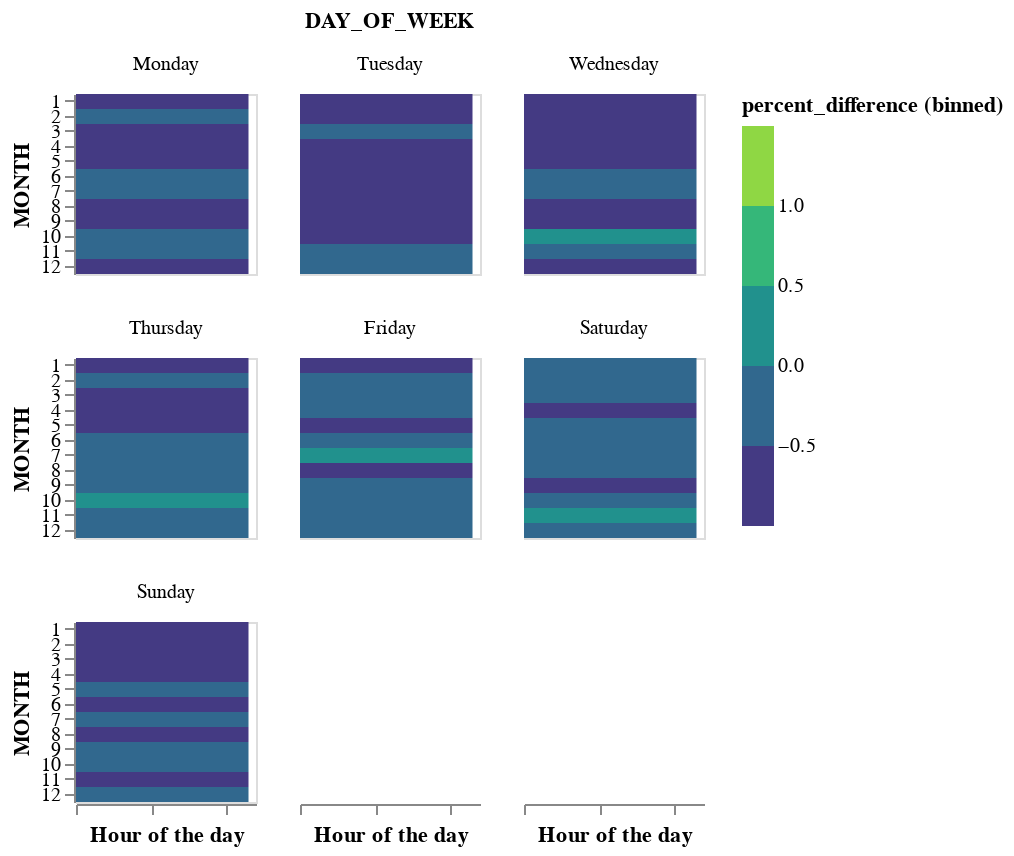

The code cell stored with this chart in its notebook:
### Markdown cell above
### Crime statistics
The second database compiles crime reports from 2015 to the present. Here, the variable of interest was the average number of assaults as segmented by hour of the day, day of the week and month of the year. SQL was again used to compile summary statistics via the sqlcsv command, which were then graphed on a heatmap produced with Altair.

### Code cell
!sql2csv --db postgresql:///desmondmolloy  /Users/desmondmolloy/Desktop/Repositories/SQL_with_Python/crime_percent_difference.sql > crime_percent_difference.csv
import pandas as pd
import altair as alt
df=pd.read_csv('crime_percent_difference.csv')
base = alt.Chart(df).encode(
        alt.X('HOUR:Q', title='Hour of the day',scale=alt.Scale(paddingInner=0),axis=alt.Axis(labels=False)),
        alt.Y('MONTH:N'),
        facet=alt.Facet('DAY_OF_WEEK:N', columns=3,sort=["Monday", "Tuesday", "Wednesday", "Thursday","Friday", "Saturday", "Sunday"]),
    )
heatmap = base.mark_rect().encode(
        color=alt.Color('percent_difference:Q',
            scale=alt.Scale(scheme='viridis'),
                        bin=alt.Bin(maxbins=10))
        ).properties(width=90,height=90)
heatmap

### Figure 1 — Vega-Lite specification as saved in the notebook (floating-point values rounded to 4 significant figures; data arrays with more than 128 entries replaced by an {"elided": "..."} marker saying what was removed)
{"config": {"view": {"continuousWidth": 400, "continuousHeight": 300}}, "data": {"name": "data-3cdf981764401ebc010e734ae3ce844e"}, "mark": "rect", "encoding": {"color": {"type": "quantitative", "bin": {"maxbins": 10}, "field": "percent_difference", "scale": {"scheme": "viridis"}}, "facet": {"type": "nominal", "columns": 3, "field": "DAY_OF_WEEK", "sort": ["Monday", "Tuesday", "Wednesday", "Thursday", "Friday", "Saturday", "Sunday"]}, "x": {"type": "quantitative", "axis": {"labels": false}, "field": "HOUR", "scale": {"paddingInner": 0}, "title": "Hour of the day"}, "y": {"type": "nominal", "field": "MONTH"}}, "height": 90, "width": 90, "$schema": "https://vega.github.io/schema/vega-lite/v4.8.1.json", "datasets": {"data-3cdf981764401ebc010e734ae3ce844e": {"elided": "2014 records"}}}
